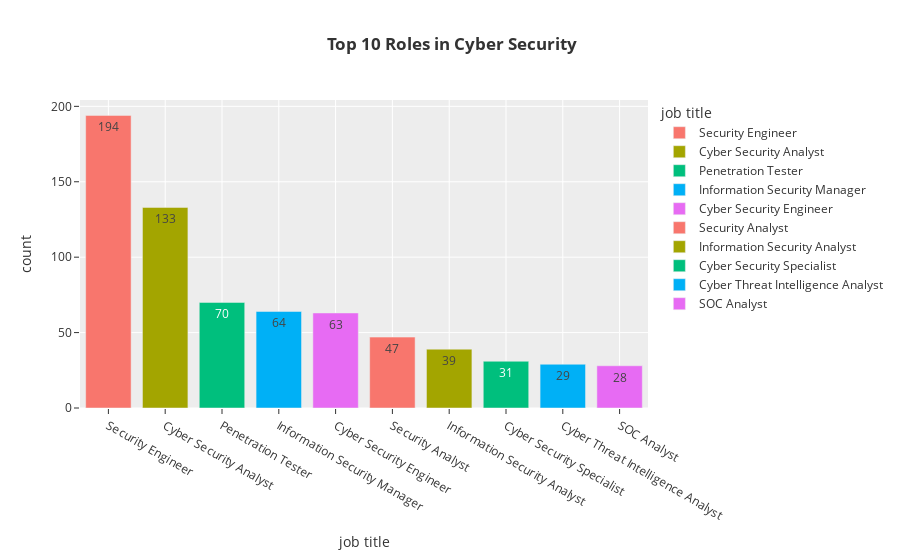
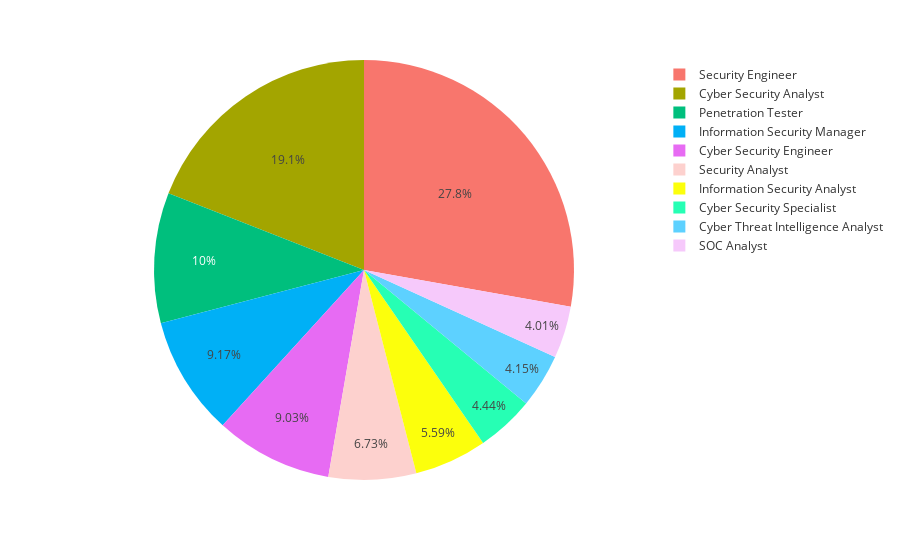

Notebook source saved alongside these figures, in order:
### Code cell
z=df['job_title'].value_counts().head(10)
fig=px.bar(z,x=z.index,y=z.values,color=z.index,text=z.values,labels={'index':'job title','y':'count','text':'count'},template='ggplot2',title='<b> Top 10 Roles in Cyber Security')
fig.show()
fig=px.pie(z,names=z.index,values=z.values,labels={'index':'job title','y':'count','text':'count'},template='ggplot2')
fig.show()

### Figure 1 — Plotly figure (JSON) as saved in the notebook; plotly's stock layout.template omitted (floating-point values rounded to 4 significant figures)
{"data": [{"alignmentgroup": "True", "hovertemplate": "job title=%{x}<br>count=%{text}<extra></extra>", "legendgroup": "Security Engineer", "marker": {"color": "#F8766D", "pattern": {"shape": ""}}, "name": "Security Engineer", "offsetgroup": "Security Engineer", "orientation": "v", "showlegend": true, "text": [194], "textposition": "auto", "type": "bar", "x": ["Security Engineer"], "xaxis": "x", "y": [194], "yaxis": "y"}, {"alignmentgroup": "True", "hovertemplate": "job title=%{x}<br>count=%{text}<extra></extra>", "legendgroup": "Cyber Security Analyst", "marker": {"color": "#A3A500", "pattern": {"shape": ""}}, "name": "Cyber Security Analyst", "offsetgroup": "Cyber Security Analyst", "orientation": "v", "showlegend": true, "text": [133], "textposition": "auto", "type": "bar", "x": ["Cyber Security Analyst"], "xaxis": "x", "y": [133], "yaxis": "y"}, {"alignmentgroup": "True", "hovertemplate": "job title=%{x}<br>count=%{text}<extra></extra>", "legendgroup": "Penetration Tester", "marker": {"color": "#00BF7D", "pattern": {"shape": ""}}, "name": "Penetration Tester", "offsetgroup": "Penetration Tester", "orientation": "v", "showlegend": true, "text": [70], "textposition": "auto", "type": "bar", "x": ["Penetration Tester"], "xaxis": "x", "y": [70], "yaxis": "y"}, {"alignmentgroup": "True", "hovertemplate": "job title=%{x}<br>count=%{text}<extra></extra>", "legendgroup": "Information Security Manager", "marker": {"color": "#00B0F6", "pattern": {"shape": ""}}, "name": "Information Security Manager", "offsetgroup": "Information Security Manager", "orientation": "v", "showlegend": true, "text": [64], "textposition": "auto", "type": "bar", "x": ["Information Security Manager"], "xaxis": "x", "y": [64], "yaxis": "y"}, {"alignmentgroup": "True", "hovertemplate": "job title=%{x}<br>count=%{text}<extra></extra>", "legendgroup": "Cyber Security Engineer", "marker": {"color": "#E76BF3", "pattern": {"shape": ""}}, "name": "Cyber Security Engineer", "offsetgroup": "Cyber Security Engineer", "orientation": "v", "showlegend": true, "text": [63], "textposition": "auto", "type": "bar", "x": ["Cyber Security Engineer"], "xaxis": "x", "y": [63], "yaxis": "y"}, {"alignmentgroup": "True", "hovertemplate": "job title=%{x}<br>count=%{text}<extra></extra>", "legendgroup": "Security Analyst", "marker": {"color": "#F8766D", "pattern": {"shape": ""}}, "name": "Security Analyst", "offsetgroup": "Security Analyst", "orientation": "v", "showlegend": true, "text": [47], "textposition": "auto", "type": "bar", "x": ["Security Analyst"], "xaxis": "x", "y": [47], "yaxis": "y"}, {"alignmentgroup": "True", "hovertemplate": "job title=%{x}<br>count=%{text}<extra></extra>", "legendgroup": "Information Security Analyst", "marker": {"color": "#A3A500", "pattern": {"shape": ""}}, "name": "Information Security Analyst", "offsetgroup": "Information Security Analyst", "orientation": "v", "showlegend": true, "text": [39], "textposition": "auto", "type": "bar", "x": ["Information Security Analyst"], "xaxis": "x", "y": [39], "yaxis": "y"}, {"alignmentgroup": "True", "hovertemplate": "job title=%{x}<br>count=%{text}<extra></extra>", "legendgroup": "Cyber Security Specialist", "marker": {"color": "#00BF7D", "pattern": {"shape": ""}}, "name": "Cyber Security Specialist", "offsetgroup": "Cyber Security Specialist", "orientation": "v", "showlegend": true, "text": [31], "textposition": "auto", "type": "bar", "x": ["Cyber Security Specialist"], "xaxis": "x", "y": [31], "yaxis": "y"}, {"alignmentgroup": "True", "hovertemplate": "job title=%{x}<br>count=%{text}<extra></extra>", "legendgroup": "Cyber Threat Intelligence Analyst", "marker": {"color": "#00B0F6", "pattern": {"shape": ""}}, "name": "Cyber Threat Intelligence Analyst", "offsetgroup": "Cyber Threat Intelligence Analyst", "orientation": "v", "showlegend": true, "text": [29], "textposition": "auto", "type": "bar", "x": ["Cyber Threat Intelligence Analyst"], "xaxis": "x", "y": [29], "yaxis": "y"}, {"alignmentgroup": "True", "hovertemplate": "job title=%{x}<br>count=%{text}<extra></extra>", "legendgroup": "SOC Analyst", "marker": {"color": "#E76BF3", "pattern": {"shape": ""}}, "name": "SOC Analyst", "offsetgroup": "SOC Analyst", "orientation": "v", "showlegend": true, "text": [28], "textposition": "auto", "type": "bar", "x": ["SOC Analyst"], "xaxis": "x", "y": [28], "yaxis": "y"}], "layout": {"barmode": "relative", "legend": {"title": {"text": "job title"}, "tracegroupgap": 0}, "title": {"text": "<b> Top 10 Roles in Cyber Security"}, "xaxis": {"anchor": "y", "categoryarray": ["Security Engineer", "Cyber Security Analyst", "Penetration Tester", "Information Security Manager", "Cyber Security Engineer", "Security Analyst", "Information Security Analyst", "Cyber Security Specialist", "Cyber Threat Intelligence Analyst", "SOC Analyst"], "categoryorder": "array", "domain": [0, 1], "title": {"text": "job title"}}, "yaxis": {"anchor": "x", "domain": [0, 1], "title": {"text": "count"}}}}

### Figure 2 — Plotly figure (JSON) as saved in the notebook; plotly's stock layout.template omitted (floating-point values rounded to 4 significant figures)
{"data": [{"domain": {"x": [0, 1], "y": [0, 1]}, "hovertemplate": "job title=%{label}<br>value=%{value}<extra></extra>", "labels": ["Security Engineer", "Cyber Security Analyst", "Penetration Tester", "Information Security Manager", "Cyber Security Engineer", "Security Analyst", "Information Security Analyst", "Cyber Security Specialist", "Cyber Threat Intelligence Analyst", "SOC Analyst"], "legendgroup": "", "name": "", "showlegend": true, "type": "pie", "values": [194, 133, 70, 64, 63, 47, 39, 31, 29, 28]}], "layout": {"legend": {"tracegroupgap": 0}, "margin": {"t": 60}}}
